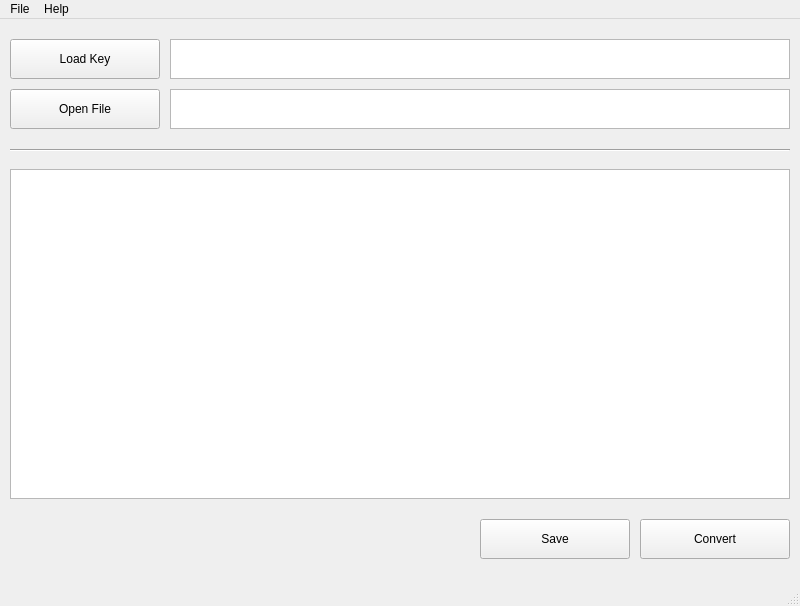
<?xml version="1.0" encoding="UTF-8"?>
<ui version="4.0">
 <class>MainWindow</class>
 <widget class="QMainWindow" name="MainWindow">
  <property name="geometry">
   <rect>
    <x>0</x>
    <y>0</y>
    <width>800</width>
    <height>606</height>
   </rect>
  </property>
  <property name="windowTitle">
   <string>MainWindow</string>
  </property>
  <widget class="QWidget" name="centralwidget">
   <widget class="QPushButton" name="load_key_btn">
    <property name="geometry">
     <rect>
      <x>10</x>
      <y>20</y>
      <width>150</width>
      <height>40</height>
     </rect>
    </property>
    <property name="text">
     <string>Load Key</string>
    </property>
   </widget>
   <widget class="QPushButton" name="open_file_btn">
    <property name="geometry">
     <rect>
      <x>10</x>
      <y>70</y>
      <width>150</width>
      <height>40</height>
     </rect>
    </property>
    <property name="text">
     <string>Open File</string>
    </property>
   </widget>
   <widget class="QPushButton" name="convert_btn">
    <property name="geometry">
     <rect>
      <x>640</x>
      <y>500</y>
      <width>150</width>
      <height>40</height>
     </rect>
    </property>
    <property name="text">
     <string>Convert</string>
    </property>
   </widget>
   <widget class="QPushButton" name="save_file_btn">
    <property name="geometry">
     <rect>
      <x>480</x>
      <y>500</y>
      <width>150</width>
      <height>40</height>
     </rect>
    </property>
    <property name="text">
     <string>Save</string>
    </property>
   </widget>
   <widget class="QTextBrowser" name="key_path_display">
    <property name="geometry">
     <rect>
      <x>170</x>
      <y>20</y>
      <width>620</width>
      <height>40</height>
     </rect>
    </property>
   </widget>
   <widget class="QTextBrowser" name="file_path_display">
    <property name="geometry">
     <rect>
      <x>170</x>
      <y>70</y>
      <width>620</width>
      <height>40</height>
     </rect>
    </property>
   </widget>
   <widget class="QTextBrowser" name="output_console">
    <property name="geometry">
     <rect>
      <x>10</x>
      <y>150</y>
      <width>780</width>
      <height>330</height>
     </rect>
    </property>
    <property name="font">
     <font>
      <family>Monospace</family>
     </font>
    </property>
   </widget>
   <widget class="Line" name="line">
    <property name="geometry">
     <rect>
      <x>10</x>
      <y>130</y>
      <width>780</width>
      <height>3</height>
     </rect>
    </property>
    <property name="orientation">
     <enum>Qt::Horizontal</enum>
    </property>
   </widget>
  </widget>
  <widget class="QStatusBar" name="statusbar"/>
  <widget class="QMenuBar" name="menubar">
   <property name="geometry">
    <rect>
     <x>0</x>
     <y>0</y>
     <width>800</width>
     <height>27</height>
    </rect>
   </property>
   <widget class="QMenu" name="menuFile">
    <property name="title">
     <string>File</string>
    </property>
    <addaction name="actionNew_Key"/>
    <addaction name="separator"/>
    <addaction name="actionQuit"/>
   </widget>
   <widget class="QMenu" name="menuHelp">
    <property name="title">
     <string>Help</string>
    </property>
    <addaction name="actionAbout"/>
   </widget>
   <addaction name="menuFile"/>
   <addaction name="menuHelp"/>
  </widget>
  <action name="actionNew_Key">
   <property name="text">
    <string>New Key</string>
   </property>
  </action>
  <action name="actionAbout">
   <property name="text">
    <string>About</string>
   </property>
  </action>
  <action name="actionQuit">
   <property name="text">
    <string>Quit</string>
   </property>
  </action>
 </widget>
 <resources/>
 <connections/>
</ui>
